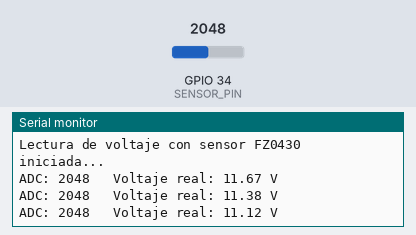
The sketch below on a simulated ESP32. Shown: the last lines printed to the serial monitor. The test bench sets the inputs (shaded band); at power-on: GPIO 34 (SENSOR_PIN) = 2048 (analog values on the 0–4095 scale).

Above: at 2.2 s.
2.3 s: GPIO 34 (SENSOR_PIN) set to 2866
At 2.9 s:
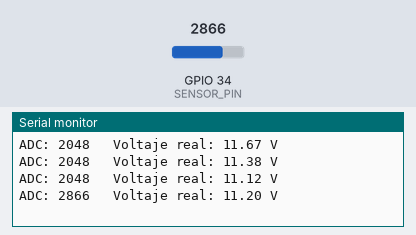
3.8 s: GPIO 34 (SENSOR_PIN) set to 3603
At 4.4 s:
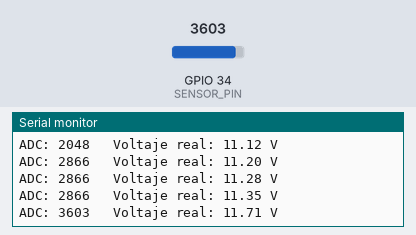
Timing chart, 0 to 6.8 s (numbered marks = the images above; inputs shaded):
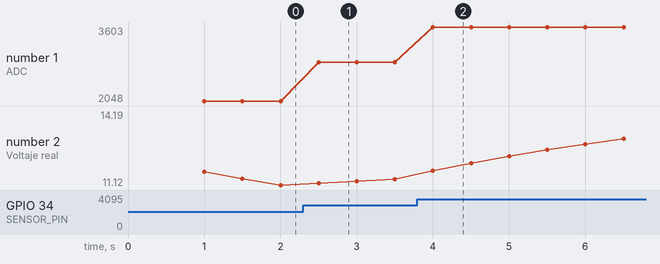

Measured:
- after the input at 2.3 s, the serial monitor: prints a new line after 0.20 s (image 1)
- after the input at 3.8 s, the serial monitor: prints a new line after 0.20 s (image 2)
- plotted number 1: 2048 → 2866 after the input at 2.3 s, 2866 → 3603 after the input at 3.8 s
- plotted number 2: 11.12 → 11.35 after the input at 2.3 s, 11.35 → 14.19 after the input at 3.8 s

The sketch:

sensor_FZ0430.ino
```cpp
#define SENSOR_PIN 34    // Pin analógico de la ESP32 (usa 32, 33, 34, 35, 36 o 39)
float voltage = 0.0;

void setup() {
  Serial.begin(115200);
  analogReadResolution(12);  // Configura ADC de 12 bits
  analogSetPinAttenuation(SENSOR_PIN, ADC_11db);
  delay(1000);
  Serial.println("Lectura de voltaje con sensor FZ0430 iniciada...");
}

void loop() {
  voltage = readVoltage(SENSOR_PIN);

  delay(500);
}
```

voltage.ino
```cpp
#define ADC_RESOLUTION 4095.0
#define VREF 3.3

// Calibración basada en mediciones reales
// Punto 1: ADC=717 → 3.45V
// Punto 2: ADC=2921 → 12.21V
#define ADC_PUNTO_BAJO 717.0
#define ADC_PUNTO_ALTO 2921.0
#define VOLTAJE_PUNTO_BAJO 3.45
#define VOLTAJE_PUNTO_ALTO 12.21

float voltajeFiltrado = 12.0;  // Variable para el filtro (mejor nombre)

float readVoltage(int GPIO){
  int rawValue = analogRead(GPIO);

  // Para ADC=0, retornar 0 directamente
  if (rawValue == 0) {
    Serial.println("ADC: 0\t Voltaje real: 0.00 V");
    voltajeFiltrado = 0.0;  // Reiniciar filtro
    return 0.0;
  }

  // Cálculo de la pendiente (m) y punto de corte (b)
  float m = (VOLTAJE_PUNTO_ALTO - VOLTAJE_PUNTO_BAJO) / (ADC_PUNTO_ALTO - ADC_PUNTO_BAJO);
  float b = VOLTAJE_PUNTO_BAJO - m * ADC_PUNTO_BAJO;

  float voltageIn = m * rawValue + b;

  // Filtro pasa-bajos: 90% valor anterior + 10% lectura nueva
  // Esto elimina ruido sin afectar la medición de batería que cambia lentamente
  voltajeFiltrado = 0.9 * voltajeFiltrado + 0.1 * voltageIn;

  Serial.print("ADC: ");
  Serial.print(rawValue);
  Serial.print("\t Voltaje real: ");
  Serial.print(voltajeFiltrado, 2);
  Serial.println(" V");

  return voltajeFiltrado;
}
```
